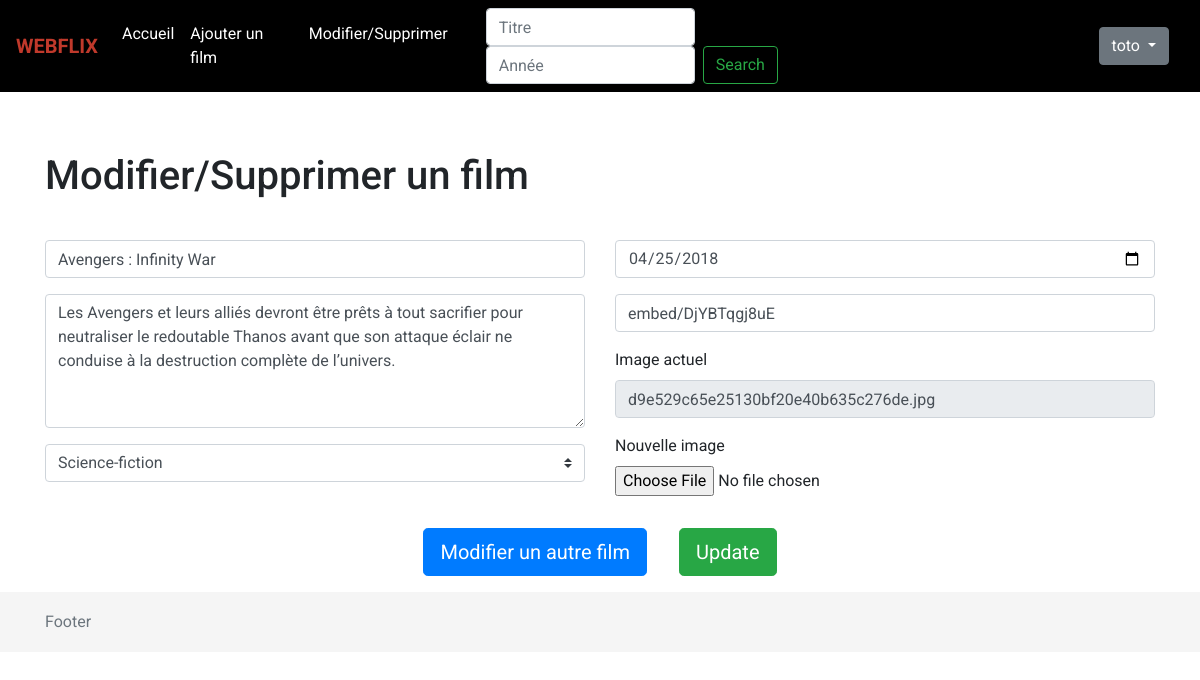
Page /movie_modify.php?id=5 (signed in) on the committed database.
### tables this page shows
CREATE TABLE `movie` (
  `id` int(11) NOT NULL,
  `title` varchar(255) DEFAULT NULL,
  `description` text,
  `video_link` varchar(255) DEFAULT NULL,
  `cover` varchar(255) DEFAULT NULL,
  `released_at` date DEFAULT NULL,
  `category_id` int(11) NOT NULL
);

### movie_modify.php (the view, shortened to what this page needs)
<?php
require_once(__DIR__.'/partials/header.php');
if (isset($_GET['id'])) {
    $id = $_GET['id'];
    $getMovie = $db->query('SELECT * FROM movie WHERE id='.$id);
    $dataMovie = $getMovie->fetch();
    $getCategory = $db->query('SELECT * FROM category');
    $dataCategory = $getCategory->fetchAll();
}
?>
    <main class="container">
        <h1>Modifier/Supprimer un film</h1>
        <form class="row add_movie" method="post" enctype="multipart/form-data" action="movie_modify_post.php?id=<?= $dataMovie['id']?>" >
        <div class="col-lg-6 left">
            <input type="text" id="inputTitle" name="inputTitle" class="form-control" placeholder="Titre du film" value="<?= ucfirst($dataMovie['title']) ?>" required autofocus>
            <textarea id="inputDesc" name="inputDesc" class="form-control" rows="5" placeholder="Synopsis..." required><?= $dataMovie['description']?></textarea>
            <select class="custom-select" name="category" id="select_category" required>
            <?php
                foreach ($dataCategory as $category) {
                    if ($category['id'] === $dataMovie['category_id']) { ?>
                        <option selected value="<?= $category['id'] ?>"><?= ucfirst($category['name']) ?></option>
                <?php
                    } else{
                ?>
                    <option value="<?= $category['id'] ?>"><?= ucfirst($category['name']) ?></option>
                <?php
                    }
                }
            ?>
        </select>
        </div>
        <div class="col-lg-6 right">
            <input type="date" id="inputDate" name="inputDate" class="form-control" value="<?= $dataMovie['released_at'] ?>" required>
            <input type="text" id="inputLink" name="inputLink" class="form-control" placeholder="Iframe youtube" value="<?= $dataMovie['video_link'] ?>" required>
            <label>Image actuel</label>
            <input type="text" class="form-control" name="nameOld" value="<?= $dataMovie['cover'] ?>" disabled>
            <label for="img">Nouvelle image</label>
            <input id="img" name="img" type="file" class="form-control-file">
        </div>
            <a class="btn btn-lg btn-primary m-3" href="movie_modify_delete.php">Modifier un autre film</a>
            <input class="btn btn-lg btn-success m-3" type="submit" value="Update">
        </form>
    </main>
<?php
require_once(__DIR__.'/partials/footer.php'); ?>

### assets/css/style.css (style rules this page uses)
body > .container { padding: 60px 15px 0; }
body { font-family: 'Roboto', sans-serif; }
a:link { text-decoration:none; }
.add_movie { margin-top: 2.5rem; justify-content: center; padding: 0; }
.add_movie label + input, textarea { margin-bottom: 1rem; }

### rows in the picture
movie: inputTitle "Avengers : Infinity War", inputDesc "Les Avengers et leurs alliés devront être prêts à tout sacrifier pour neutraliser le redoutable Thanos avant que son attaque éclair ne conduise à la destruction complète de l’univers.", inputDate "04/25/2018", inputLink "embed/DjYBTqgj8uE", nameOld "d9e529c65e25130bf20e40b635c276de.jpg"

### other values in the picture
$siteName "WEBFLIX"
$_SESSION['user'] "toto"
form field category "Science-fiction"
